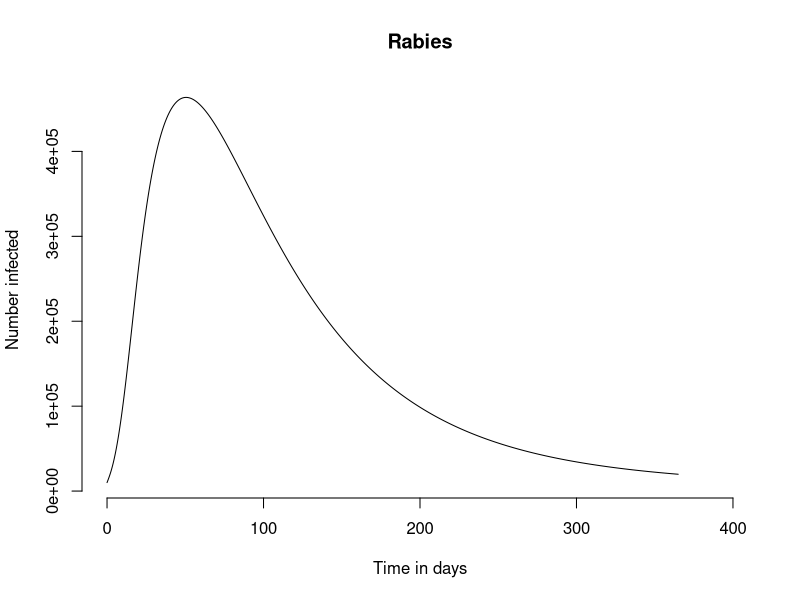

This chart was generated by the following R code:
rm(list=ls())

sir <- function(t,y,parms){

  with(c(as.list(y),parms),{
    dSdT <- -Lambda*S*I/N -Tau*S +Psi*V+B*N- Mu1 * S
    dEdT <- Lambda*S*I/N - Gamma*E -Mu1 * E
    dIdT <- Gamma*E-Mu1*I-Mu2*I
    dVdT <- Tau*S - Psi * V - Mu1 * V
    
    return(list(c(dSdT,dEdT,dIdT,dVdT)))
  })
}




time <- 0



N0 <- 1000000


pop.SI <- c(S = (1-0.02)*N0,
            E = (0.01)*N0,
            I = (0.01)*N0, 
            V=0 )       



values <- c(
  B = 0.0005,
  Mu1=0.005,
  Mu2=0.01,
  Psi=0.05,
  Tau=0.1,
  Lambda=0.49, # be
  Gamma=0.5, 
  N=N0)



sir(t=time,y=pop.SI,parms=values)


delta.t <- 0.1                    

pop.next <- pop.SI + unlist(sir(t=time,y=pop.SI,parms=values)) * delta.t
pop.SI
pop.next



library(deSolve)               
time.out <- seq(0,365,0.1)  

lsoda(
  y = pop.SI,               
  times = time.out,             
  func = sir,                   
  parms = values                
)

ts.sir <- data.frame(lsoda(
  y = pop.SI,               
  times = time.out,         
  func = sir,               
  parms = values            
))

head(ts.sir)

subset(ts.sir,time==365)

plot(ts.sir$time,               
     ts.sir$I,                  
     xlab = "Time in days",     
     ylab = "Number infected",  
     main = "Rabies",           
     xlim = c(0,400),           
     type = "l",                
     bty = "n")                 
